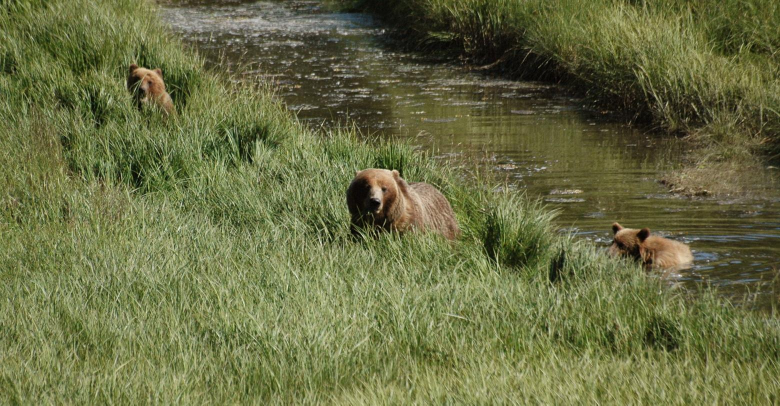
#> input picture backend/app/db/seeds/lab1/bears_copy.jpg, 1560 x 811 px (shown at 1/2 size)
$ python bears3.py
#> lines starting #> are read from the running program, lines starting #| are printed output that depends on the picture; pictures that were not available may be replaced by others from this repository, and a replacement may not be noted
from PIL import Image

filename = 'bears_copy.jpg'
filepath = f"./{filename}"

balloon_filename = 'balloon.png'  # use the real transparent PNG
balloon_filepath = f"./{balloon_filename}"

file_out = 'bears3.jpg'
file_out_path = f"./{file_out}"

# Load the original bear image, and get its size and color mode.
orig_image = Image.open(filepath)
#> orig_image is the input picture: PIL image 1560x811 RGB; mean R, G, B 105.2, 109.3, 67.2
width, height = orig_image.size
#> width = 1560; height = 811
mode = orig_image.mode
#> mode = 'RGB'

# Load the balloon image, keeping its alpha (transparency) channel.
balloon_image = Image.open(balloon_filepath).convert('RGBA')
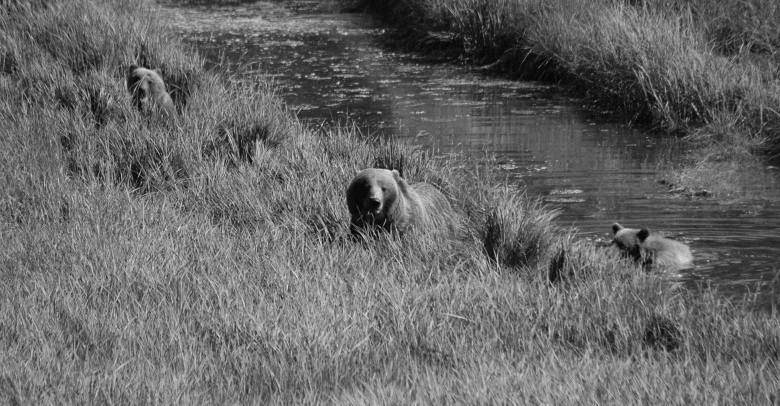
#> input picture backend/app/db/seeds/lab_1_image_processing/bears2.jpg, 1560 x 811 px, given in place of balloon.png, which was not available (shown at 1/2 size)
balloon_width, balloon_height = 130, 210
balloon_image = balloon_image.resize((balloon_width, balloon_height))
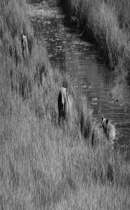
#> balloon_image: PIL image 130x210 RGBA; mean R, G, B, A 102.8, 102.8, 102.8, 255

# Load pixels from both images.
orig_pixel_map = orig_image.load()
balloon_pixel_map = balloon_image.load()

# Create a new image matching the original image's color mode and size.
new_image = Image.new(mode, (width, height))
#> new_image: PIL image 1560x811 RGB; every value is 0
new_pixel_map = new_image.load()

# Choose where the top-left corner of the balloon will go.
start_x, start_y = 100, 50

# Copy every pixel from the original bear image into the new image.
for x in range(width):
    for y in range(height):
        new_pixel_map[x, y] = orig_pixel_map[x, y]

# Overlay the balloon: only copy pixels where alpha > 0,
# i.e. pixels that are actually part of the balloon, not background.
for bx in range(balloon_width):
    for by in range(balloon_height):
        r, g, b, a = balloon_pixel_map[bx, by]
        if a > 0:
            new_pixel_map[start_x + bx, start_y + by] = (r, g, b)

new_image.save(file_out_path)
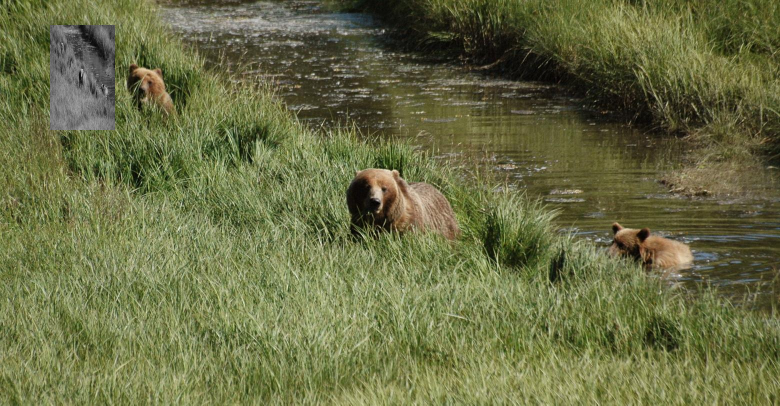
#> saved as bears3.jpg: PIL image 1560x811 RGB (shown at 1/2 size); mean R, G, B 105.4, 109.3, 68.2
